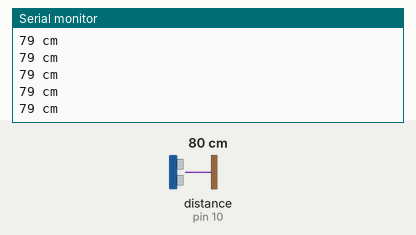
Recording of a sketch running on a simulated Arduino Uno, built with avr-gcc and run on an emulated ATmega328P. Parts: the last lines printed to the serial monitor. Wiring (inferred from the names in the program): ultrasonic range finder: trigger pin 9; echo pin 10. Inputs (shaded band) come from the test bench; at power-on: distance to the obstacle (sensor on pin 10) 80 cm. The echo pulse lasts 58.3 µs per cm.

Above: at 1.2 s.
1.3 s: distance to the obstacle (sensor on pin 10) set to 2 cm
At 2.1 s:
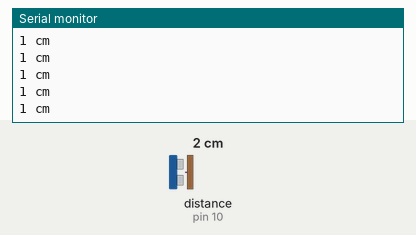
2.8 s: distance to the obstacle (sensor on pin 10) set to 18 cm
At 3.5 s:
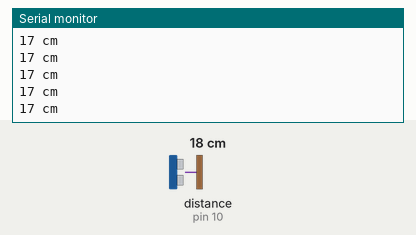
5.8 s: distance to the obstacle (sensor on pin 10) set to 4 cm
At 6.9 s:
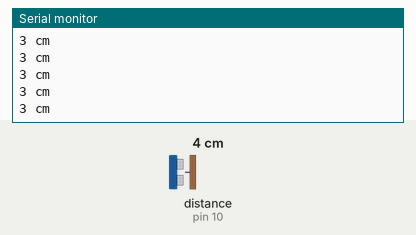
Timing chart, 0 to 8.8 s (numbered marks = the images above; inputs shaded):
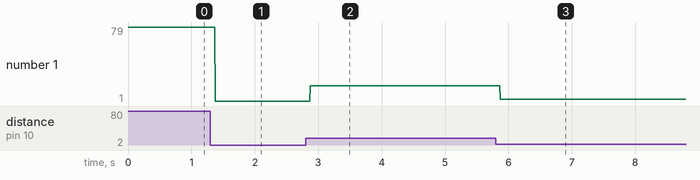

Measured:
- after the input at 1.3 s, the serial monitor: prints a new line after 0.07 s (image 1)
- after the input at 2.8 s, the serial monitor: prints a new line after 0.07 s (image 2)
- after the input at 5.8 s, the serial monitor: prints a new line after 0.07 s (image 3)
- plotted number 1: 79 → 1 after the input at 1.3 s, 1 → 17 after the input at 2.8 s, 17 → 3 after the input at 5.8 s

The sketch:

ultrasonicSensor.ino
```cpp
// Define pins
const int trigPin = 9;
const int echoPin = 10;

// Define variables
long duration;
int distance;


void setup() {
  // Setup serial port
  Serial.begin(9600);

  // Setup digital pins input and output
  pinMode(trigPin, OUTPUT);
  pinMode(echoPin, INPUT);
}


void loop() {
  // Clear the trigPin
  digitalWrite(trigPin, LOW);
  delayMicroseconds(3);

  // Set the trigPin on HIGH for 10 micro seconds
  digitalWrite(trigPin, HIGH);
  delayMicroseconds(10);
  digitalWrite(trigPin, LOW);

  // Read the echoPin, returns the sound wave travel time in microseconds
  duration = pulseIn(echoPin, HIGH);

  // distance = traveltime x speed of sound [cm/us] x 1/2
  distance = duration * 0.0343 * 0.5;

  // Print
  Serial.print(distance);
  Serial.println(" cm");
}
```
